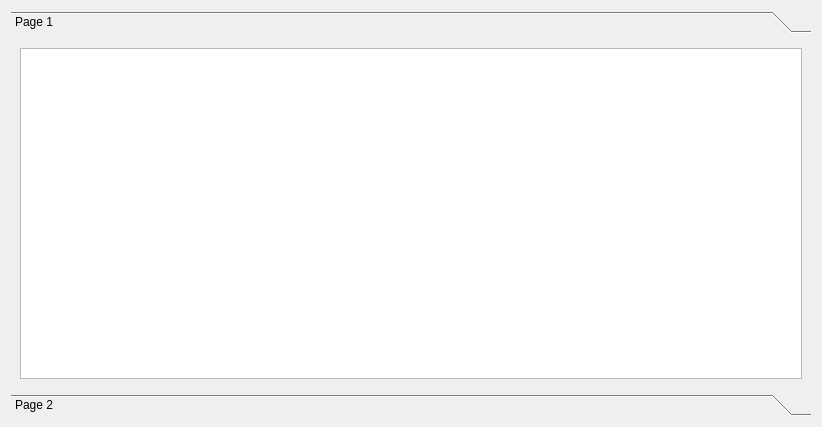
<?xml version="1.0" encoding="UTF-8"?>
<ui version="4.0">
 <class>Form</class>
 <widget class="QWidget" name="Form">
  <property name="geometry">
   <rect>
    <x>0</x>
    <y>0</y>
    <width>822</width>
    <height>427</height>
   </rect>
  </property>
  <property name="windowTitle">
   <string>Form</string>
  </property>
  <layout class="QVBoxLayout" name="verticalLayout">
   <item>
    <widget class="QToolBox" name="toolBox">
     <property name="currentIndex">
      <number>0</number>
     </property>
     <widget class="QWidget" name="page">
      <property name="geometry">
       <rect>
        <x>0</x>
        <y>0</y>
        <width>804</width>
        <height>357</height>
       </rect>
      </property>
      <attribute name="label">
       <string>Page 1</string>
      </attribute>
      <layout class="QVBoxLayout" name="verticalLayout_2">
       <item>
        <widget class="QTextBrowser" name="textBrowser"/>
       </item>
      </layout>
     </widget>
     <widget class="QWidget" name="page_2">
      <property name="geometry">
       <rect>
        <x>0</x>
        <y>0</y>
        <width>804</width>
        <height>357</height>
       </rect>
      </property>
      <attribute name="label">
       <string>Page 2</string>
      </attribute>
     </widget>
    </widget>
   </item>
  </layout>
 </widget>
 <resources/>
 <connections/>
</ui>
